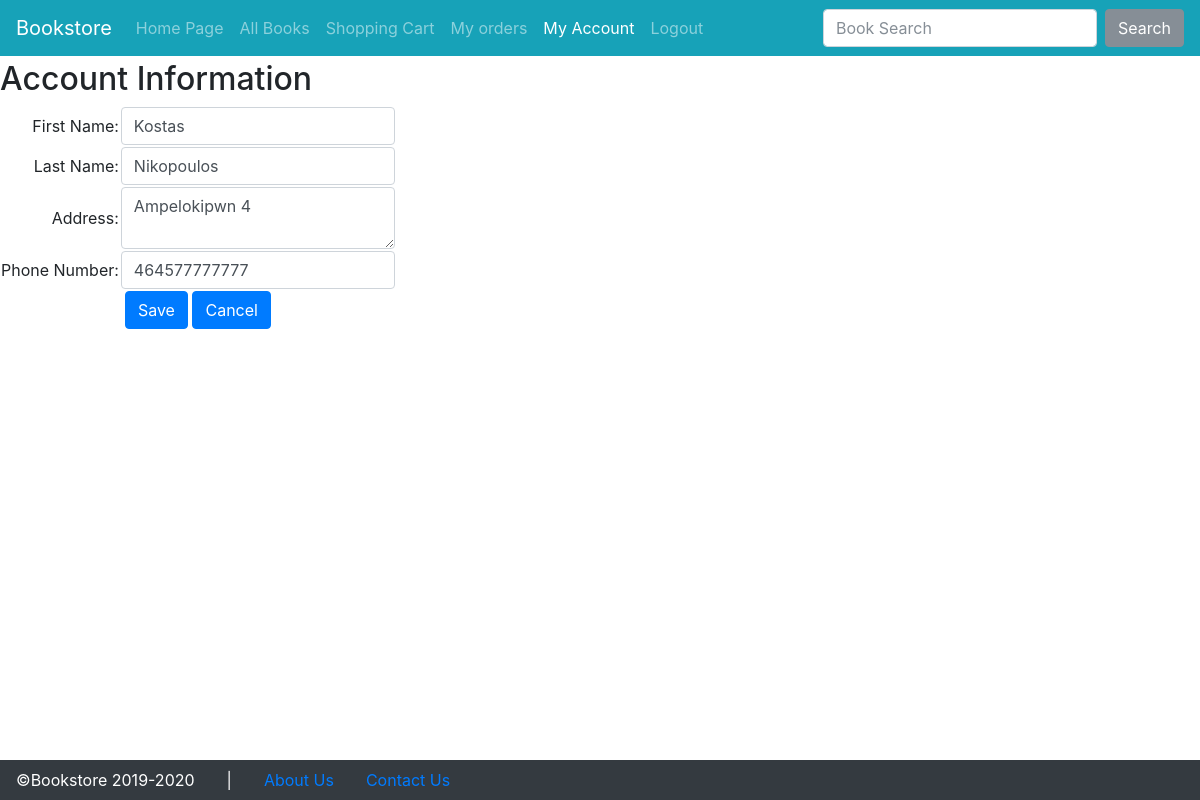
/index.php?p=myinfo (signed in), run on the app's committed database.
### tables this page shows
CREATE TABLE `customer` (
  `ID` int(11) NOT NULL,
  `Fname` varchar(100) DEFAULT NULL,
  `Lname` varchar(100) DEFAULT NULL,
  `Address` varchar(300) DEFAULT NULL,
  `Phone` varchar(100) DEFAULT NULL,
  `uname` varchar(30) DEFAULT NULL,
  `passwd_enc` varchar(42) DEFAULT NULL,
  `is_admin` tinyint(1) NOT NULL DEFAULT 0
);

### internal/myinfo.php (the view, shortened to what this page needs)
<h2>Account Information</h2>
<form method='get'>
	<table>
		<?php
		$sql = "select * from customer where ID=?";
		$stmt = $mysqli->prepare($sql);
		$stmt->bind_param("i", $_SESSION['userid']);
		$stmt->execute();
		$res = $stmt->get_result();
		$row = $res->fetch_assoc();
		?>
		<tr>
			<td class="text-right">First Name:</td>
			<td>
				<input class="form-control" type='text' name='Fname' value='<?= $row['Fname']; ?>'>
			</td>
		</tr>
		<tr>
			<td class="text-right">Last Name:</td>
			<td>
				<input class="form-control" type='text' name='Lname' value='<?= $row['Lname']; ?>'>
			</td>
		</tr>
		<tr>
			<td class="text-right">Address:</td>
			<td>
				<textarea class="form-control" name='Address' ><?= $row['Address']; ?></textarea>
			</td>
		</tr>
		<tr>
			<td class="text-right">Phone Number:</td>
			<td>
				<input class="form-control" type='text' name='Phone' value='<?= $row['Phone']; ?>'>
			</td>
		</tr>
		<tr>
			<td colspan="2" class="text-center">
				<input type='submit' class="btn btn-primary" value='Save' name='action_save'>
				<input type='reset' class="btn btn-primary" value='Cancel'>
			</td>
		</tr>
	</table>
</form>

### index.php (shortened to what this page needs)
<!doctype html>
<html lang="en">
<head>
    <link href="./bootstrap/bootstrap.min.css" rel="stylesheet">
    <link href="./bootstrap/dashboard.css" rel="stylesheet">
    <link href="./css/datatables.min.css" rel="stylesheet">
    <link href="./css/custom.css" rel="stylesheet">
    <link href="./css/toastr.min.css" rel="stylesheet">
  </head>
<body>
    <header>
      <nav id="topNavbar" class="navbar navbar-expand-<?php if($_SESSION['username']!='?') echo "lg"; else echo "md";?> navbar-dark bg-info">
        <a class="navbar-brand" href="#">Bookstore</a>
        <div class="collapse navbar-collapse" id="navbarsExampleDefault">
          <ul class="navbar-nav mr-auto">
          <?php if($_SESSION['is_admin']):?>
            <li class="nav-item<?php if($_SERVER['QUERY_STRING'] == 'p=book_manage') echo ' active';?>">
              <a class="nav-link" href="?p=book_manage">Book Management</a>
            </li>
            <li class="nav-item<?php if($_SERVER['QUERY_STRING'] == 'p=orders_manage') echo ' active';?>">
              <a class="nav-link" href="?p=orders_manage">Order Management</a>
            </li>
            <li class="nav-item">
              <a class="nav-link" href="?p=logout">Logout</a>
            </li>
          <?php else:?>
          <?php if($_SESSION['username']!='?'):?>
            <li class="nav-item<?php if($_SERVER['QUERY_STRING'] == '' || $_SERVER['QUERY_STRING'] == 'p=start') echo ' active';?>">
              <a class="nav-link" href="index.php?p=start">Home Page</a>
            </li>
            <li class="nav-item<?php if($_SERVER['QUERY_STRING'] == 'p=products') echo ' active';?>">
              <a class="nav-link" href="?p=products">All Books</a>
            </li>
            <li class="nav-item<?php if($_SERVER['QUERY_STRING'] == 'p=cart') echo ' active';?>">
              <a class="nav-link" href="?p=cart">Shopping Cart</a>
            </li>
            <li class="nav-item<?php if($_SERVER['QUERY_STRING'] == 'p=myorders') echo ' active';?>">
              <a class="nav-link " href="?p=myorders">My orders</a>
            </li>
            <li class="nav-item<?php if($_SERVER['QUERY_STRING'] == 'p=myinfo') echo ' active';?>">
              <a class="nav-link" href="?p=myinfo">My Account</a>
            </li>
            <li class="nav-item">
              <a class="nav-link" href="?p=logout">Logout</a>
            </li>
          <?php endif;?>
          <?php endif;?>
			</ul>
    <?php if(!$_SESSION['is_admin']): ?>
      <form id="searchBoxForm" method="GET" class="form-inline my-2 my-lg-0">
        <input class="form-control mr-sm-2" name="search" type="search" placeholder="Book Search" aria-label="Search" value="<?php if( isset($_SESSION['bookSearch']['searchbox'])) echo $_SESSION['bookSearch']['searchbox'];?>">
        <button class="btn btn-secondary my-2 my-sm-0" type="submit">Search</button>
      </form>
    <?php endif; ?>
        </div>
      </nav>
    </header>
<div class="container-fluid py-1 px-0" style="overflow: auto">
      <div class="row m-0">
<main id='maincontent' role="main" class="w-100 px-0">
<?php
$p = $_REQUEST['p'];
$pages = array('start','shopinfo','login','do_login','after_login','logout','myinfo','contact','products','cart','catinfo','productinfo','add_cart','empty_cart','buy_cart', 'orders_manage', 'book_manage', 'search_box');
foreach($pages as $pp) {
	if($pp==$p) {
		require "internal/$p.php";
	}
}
?>
     </main>
      </div>
    </div>
    <div id="bottomFooter" class="text-white bg-dark">
      <div class="row align-items-center mx-0">
        <div class="nav-link">
          &copy;Bookstore 2019-2020
        </div>
        <div class="nav-link">|</div>
        <a class="nav-link" href="?p=shopinfo">About Us</a>
        <a class="nav-link" href="?p=contact">Contact Us</a>
      </div>
    </div>
  </body>
</html>

### css/custom.css (style rules this page uses)
html, body { height: 100%; overflow: hidden; margin: 0; padding: 0; }

### data on the page
customer: Fname "Kostas", Lname "Nikopoulos", Address "Ampelokipwn 4", Phone "464577777777"
